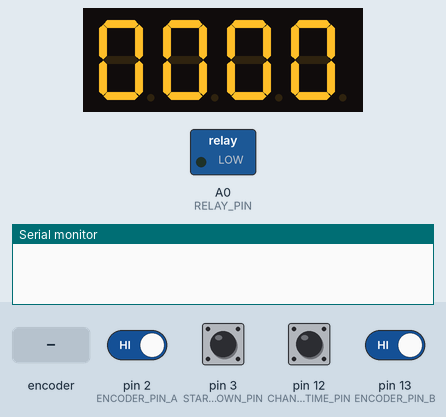
Simulated run of this sketch. Board: Arduino Uno, built with avr-gcc and run on an emulated ATmega328P. Shown: 4-digit seven-segment display, switched loads named in the sketch (green lamp = pin HIGH), the last lines printed to the serial monitor. Wiring (inferred from the names in the program): BCD to 7-segment decoder: data pin 7, pin 6, pin 5, pin 4; 4-digit 7-segment display, segments lit when HIGH: segments Q0, Q1, Q2, Q3, Q4, Q5, Q6; digit selects pin 8, pin 9, pin 10, pin 11. The test bench sets the inputs (shaded band); at power-on: pin 2 (ENCODER_PIN_A), pin 3 (START_COUNTDOWN_PIN), pin 12 (CHANGE_TIME_PIN), pin 13 (ENCODER_PIN_B) HIGH. The segment pins are drawn as the display they are named for; pins used as bus, display or sensor lines are not drawn.

Above: at 1.2 s.
1.3 s: pin 12 (CHANGE_TIME_PIN) pulled LOW for 0.15 s
At 1.66 s:
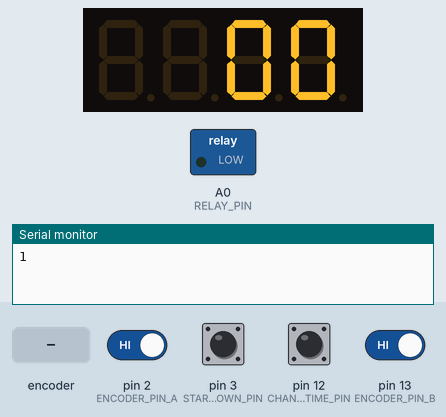
2.0 s: rotary encoder on pin 2 (ENCODER_PIN_A) / pin 13 (ENCODER_PIN_B) turned 1 step (first pin leading)
At 2.27 s:
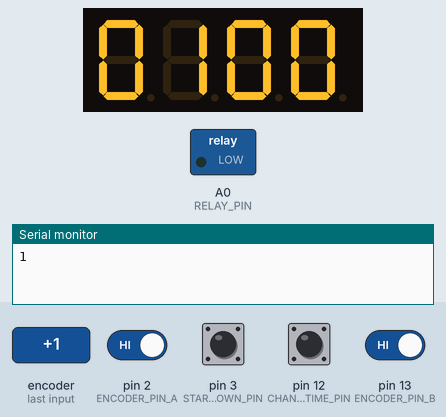
3.7 s: pin 12 (CHANGE_TIME_PIN) pulled LOW for 1 s
At 4.06 s:
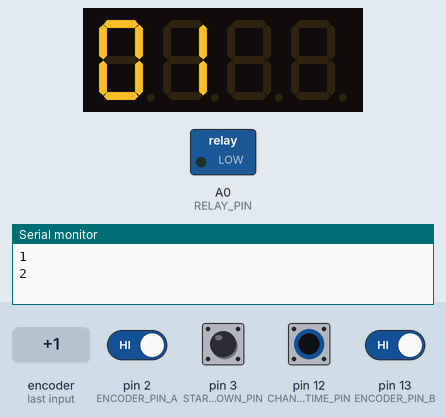
6.2 s: pin 3 (START_COUNTDOWN_PIN) pulled LOW for 0.15 s
At 7.0 s:
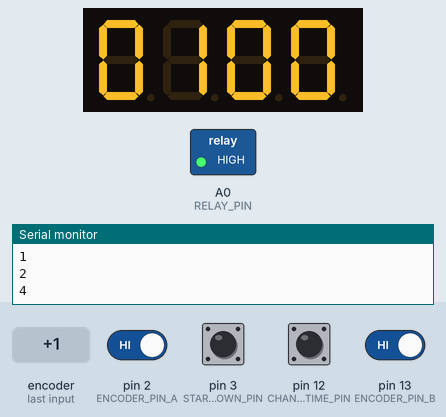
Timing chart, 0 to 9.2 s (numbered marks = the images above; inputs shaded):
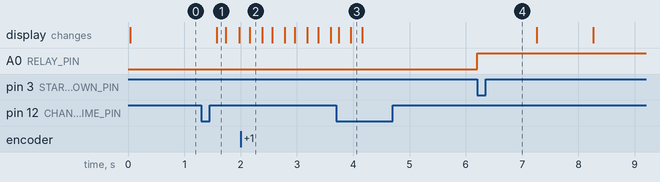

The sketch:

compte_pose.ino
```cpp
// Défintion de la broche reliée au relai.
static const byte RELAY_PIN = A0;

// Définition des broches de commande du décodeur BCD vers décimal (5411).
static const byte A = 7;
static const byte B = 6;
static const byte C = 5;
static const byte D = 4;

// Définition des broche de commande d'affichage des digits
static const byte MIN_TEN_PIN = 8;
static const byte MIN_ONE_PIN = 9;
static const byte SEC_TEN_PIN = 10;
static const byte SEC_ONE_PIN = 11;

// Définition de la broche permettant sélectionner les minutes ou les secondes ou de revenir à l'état normal
static const byte CHANGE_TIME_PIN = 12;

// Définition des broches de l'encodeur
static const byte ENCODER_PIN_A = 2; // Interruption
static const byte ENCODER_PIN_B = 13;

static const byte MIN_TEN = 0;
static const byte MIN_ONE = 1;
static const byte SEC_TEN = 2;
static const byte SEC_ONE = 3;

// Le bouton poussoir permettant de lancer le compte-à-rebourd est relié à une broche d'interruption.
static const int START_COUNTDOWN_PIN = 3;

// Constante de temps de rebond
static unsigned long debounce = 200;
const static byte ENCODER_DEBOUNCE = 100;
static byte buttonDebounceTime = 100;

// Dernier instant considéré de changement de valeur du bouton poussoir de compte-à-rebourd pour le temps de rebond
unsigned long previousChange = 0;

static const int DEFAULT_START_TIME = 180; // 3 minutes


void setup() {
  Serial.begin(9600);

  pinMode(RELAY_PIN, OUTPUT);
  digitalWrite(RELAY_PIN, LOW);

  pinMode(A, OUTPUT);
  pinMode(B, OUTPUT);
  pinMode(C, OUTPUT);
  pinMode(D, OUTPUT);

  pinMode(MIN_TEN_PIN, OUTPUT);
  pinMode(MIN_ONE_PIN, OUTPUT);
  pinMode(SEC_TEN_PIN, OUTPUT);
  pinMode(SEC_ONE_PIN, OUTPUT);

  pinMode(CHANGE_TIME_PIN, INPUT_PULLUP);

  pinMode(START_COUNTDOWN_PIN, INPUT_PULLUP);
  attachInterrupt(digitalPinToInterrupt(START_COUNTDOWN_PIN), countDownStart, FALLING);

  pinMode(ENCODER_PIN_A, INPUT_PULLUP);
  pinMode(ENCODER_PIN_B, INPUT);
  attachInterrupt(digitalPinToInterrupt(ENCODER_PIN_A), changeTimeAlt, FALLING);
  //attachInterrupt(digitalPinToInterrupt(ENCODER_PIN_B), changeTime, CHANGE);

  digitalWrite(A, LOW);
  digitalWrite(B, LOW);
  digitalWrite(C, LOW);
  digitalWrite(D, LOW);

  digitalWrite(MIN_TEN_PIN, LOW);
  digitalWrite(MIN_ONE_PIN, LOW);
  digitalWrite(SEC_TEN_PIN, LOW);
  digitalWrite(SEC_ONE_PIN, LOW);


}

volatile byte minutes = 0;
volatile byte seconds = 0;

byte savedMinutes = 0;
byte savedSeconds = 0;
//volatile int startTime = DEFAULT_START_TIME;
bool isCountdownStarted = false;

int count = 0;
int digit = MIN_TEN;
unsigned long previous = 0;
unsigned long previousCountDown = 0;

unsigned long previousEncoderMillis = 0;

unsigned long previousPushTime = 0;
static const int PUSH_DEBOUNCE = 500;

static const byte MINUTES_SELECTED = 1;
static const byte SECONDS_SELECTED = 2;
static const byte READY_FOR_COUNTDOWN = 4;
static const int BLINK_TIME = 200; // 500ms
unsigned long previousBlinkTime = 0;

byte pSeqA = 0;
volatile byte seqA = 0;
volatile byte seqB = 0;

byte timeSelection = READY_FOR_COUNTDOWN;

unsigned int countSeq = 0;
volatile unsigned int countChangeTimeCalls = 0;
void loop() {
  byte changeTimeState = digitalRead(CHANGE_TIME_PIN);

  if(changeTimeState == 0 && millis() - previousPushTime > PUSH_DEBOUNCE) {
    timeSelection <<= 1;
    if(timeSelection > READY_FOR_COUNTDOWN) timeSelection = MINUTES_SELECTED;
    if(timeSelection != READY_FOR_COUNTDOWN) previousBlinkTime = millis();
    previousPushTime = millis();
    Serial.println(timeSelection);
  }

  if( (millis() - previous) > 3) {
    // SEC_ONE case
    int actualDigitPin = SEC_ONE_PIN;
    int previousDigitPin = SEC_TEN_PIN;
    int digitValue = 15; // ne peut être affiché

    // Rappel : si le résultat de l'opération est un nombre décimal, arduino conserve uniquement
    //          la partie entière sans approximation.
//    int displayedTime = startTime;

    int minutesDisplayed = minutes;//displayedTime / 60;
    int secondsDisplayed = seconds;//displayedTime - minutesDisplayed * 60;

    int minTenValue = minutesDisplayed / 10;
    int minOneValue = minutesDisplayed - minTenValue * 10;

    int secTenValue = secondsDisplayed / 10;
    int secOneValue = secondsDisplayed - secTenValue * 10;


    //int secTenValue = (displayedTime - (minTenValue*10 + minOneValue) * 60) / 10;
    //int secOneValue = displayedTime - (minTenValue*10 + minOneValue) * 60 - secTenValue * 10;


    switch(digit) {
      case MIN_TEN:
        actualDigitPin = MIN_TEN_PIN;
        previousDigitPin = SEC_ONE_PIN;
        digitValue = minTenValue;
        break;
      case MIN_ONE:
        actualDigitPin = MIN_ONE_PIN;
        previousDigitPin = MIN_TEN_PIN;
        digitValue = minOneValue;
        break;
      case SEC_TEN:
        actualDigitPin = SEC_TEN_PIN;
        previousDigitPin = MIN_ONE_PIN;
        digitValue = secTenValue;
        break;
      default: // SEC_ONE
        digitValue = secOneValue;
    }

    digitalWrite(previousDigitPin, LOW);
    setDigitValue(digitValue);

    if(     (timeSelection == MINUTES_SELECTED && (actualDigitPin == MIN_TEN_PIN || actualDigitPin == MIN_ONE_PIN))
         || (timeSelection == SECONDS_SELECTED && (actualDigitPin == SEC_TEN_PIN || actualDigitPin == SEC_ONE_PIN))
      ) {

      unsigned int currentBlinkTime = millis() - previousBlinkTime;
      if(currentBlinkTime < BLINK_TIME) {
        digitalWrite(actualDigitPin, HIGH);
      }
      if(currentBlinkTime > 2*BLINK_TIME) {
        previousBlinkTime = millis();
      }

    } else {
      digitalWrite(actualDigitPin, HIGH);
    }

    digit++;
    if(digit > 3) digit = MIN_TEN;
    previous = millis();
  }

/*
  if(seqA != pSeqA) {
    Serial.print("Print seq: ");Serial.println(countSeq);
    Serial.print("changeTime calls: ");Serial.println(countChangeTimeCalls);
    Serial.print("A");Serial.println(seqA, BIN);
    Serial.print("B");Serial.println(seqB, BIN);
    Serial.flush();
    pSeqA = seqA;
    countSeq++;
  }
*/


  // previousCountDown est initialisé dans ::countDownStart() pour
  // avoir un comptage du temps qui se fini au moment ou le temps
  // passe à 00:00
  if(isCountdownStarted && (millis() - previousCountDown > 1000)) {
    seconds--;
    if(minutes == 0 && seconds == 0) {
      digitalWrite(RELAY_PIN, LOW);
      seconds = 0;
      isCountdownStarted = false;
      minutes = savedMinutes;
      seconds = savedSeconds;

    } else if(seconds < 0) {
      minutes--;
      seconds = 59;
    }

    previousCountDown = millis();
  }

}

unsigned long previousStartCountdownBounce = 0;

void countDownStart() {
  unsigned long currentTime = millis();
  if(!isCountdownStarted
      && READY_FOR_COUNTDOWN == timeSelection
      && (currentTime - previousStartCountdownBounce) > buttonDebounceTime
      && (minutes > 0 || seconds >0)) {
     isCountdownStarted = true;
     digitalWrite(RELAY_PIN, HIGH);

     savedMinutes = minutes;
     savedSeconds = seconds;

     previousStartCountdownBounce = currentTime;
     previousCountDown = currentTime;
  }
}

/*
void changeTime() {
  //Ne pas utiliser de serial ici ça ralenti le système
  byte a = digitalRead(ENCODER_PIN_A);
  byte b = digitalRead(ENCODER_PIN_B);
  countChangeTimeCalls++;
  seqA = ((seqA << 1) | a) & 0b00001111;
  seqB = ((seqB << 1) | b) & 0b00001111;

 if (seqA == 0b00001001 && seqB == 0b00000011){
    if(MINUTES_SELECTED == timeSelection) {
      startTime -= 60;
    } else if(SECONDS_SELECTED == timeSelection){
      startTime--;
    }
    if(startTime < 0) startTime =0;
  } else if (seqA == 0b00000011 && seqB == 0b00001001 ){
    if(MINUTES_SELECTED == timeSelection) {
      startTime += 60;
    } else if(SECONDS_SELECTED == timeSelection){
      startTime++;
    }
  }
}
*/
void changeTimeAlt() {
  //Ne pas utiliser de serial ici ça ralenti le système
  byte a = digitalRead(ENCODER_PIN_A);
  byte b = digitalRead(ENCODER_PIN_B);
  countChangeTimeCalls++;

 if (a == 0 && b == 0){
    if(MINUTES_SELECTED == timeSelection) {
      minutes--;
      if(minutes < 0) minutes = 99;
    } else if(SECONDS_SELECTED == timeSelection){
      seconds--;
      if(seconds < 0) seconds = 59;
    }
  } else if (a == 0 && b == 1 ){
    if(MINUTES_SELECTED == timeSelection) {
      minutes++;
      if(minutes > 99) minutes = 0;
    } else if(SECONDS_SELECTED == timeSelection){
      seconds++;
      if(seconds > 59) seconds = 0;
    }
  }
}

void setDigitValue(int valueToDisplay) {
    int a0 = bitRead(valueToDisplay, 0);
    int a1 = bitRead(valueToDisplay, 1);
    int a2 = bitRead(valueToDisplay, 2);
    int a3 = bitRead(valueToDisplay, 3);

    digitalWrite(A, a0);
    digitalWrite(B, a1);
    digitalWrite(C, a2);
    digitalWrite(D, a3);
}

void plusOne() {
  if ((millis() - previousChange) > debounce) {
    count++;
    if (count > 9) count = 0;
    previousChange = millis();
  }
}
```

Measured:
- after the input at 1.3 s, the display: changes after 0.28 s (image 1)
- after the input at 2.0 s, the display: changes after 0.16 s (image 2)
- after the input at 3.7 s, the display: first differs from a run without the input after 0.26 s (image 3)
- after the input at 6.2 s, A0 (RELAY_PIN): LOW → HIGH at once
